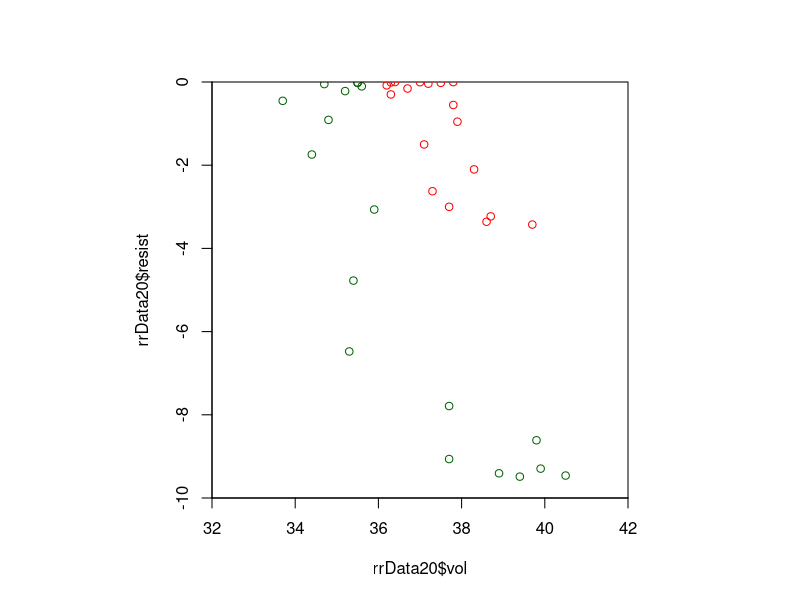

This figure's R source: (Note: this script raises an error after producing the figure.)
##plot resistivity reduction against water content
rrData20=data.frame(resist=c(-0.01109639,-0.02348743,-0.04964289,-0.10460372,-0.21900430,-0.45250017,-0.91054364,-1.74301179,-3.06526300,-4.77400123,-6.47778081,-7.78942356,-8.61220196,-9.06392609,-9.29393142,-9.40655558,-9.46064748,-9.48638590),
                    vol=c(35.5,35.5,34.7,35.6,35.2,33.7,34.8,34.4,35.9,35.4,35.3,37.7,39.8,37.7,39.9,38.9,40.5,39.4))
rrData60=data.frame(resist=c(-0.001269012,-0.002539575,-0.005080405,-0.010155933,-0.020272689,-0.040350589,-0.079856877,-0.156294442,-0.299486384,-0.552189028,-0.954489957,-1.500590135,-2.101050636,-2.625919385,-3.000312306,-3.230374971,-3.359034241,-3.427217344),
                    vol=c(36.4,37.8,37.0,36.3,37.5,37.2,36.2,36.7,36.3,37.8,37.9,37.1,38.3,37.3,37.7,38.7,38.6,39.7))

par(pty="s",xaxs="i",yaxs="i")
plot(rrData20$vol,rrData20$resist,col="dark green",ylim=c(-10,0),xlim=c(32,42))
points(rrData60$vol,rrData60$resist,col="red",ylim=c(-10,0),xlim=c(32,42))

##fit linear model
##linFit=lm(resist~vol,data=rrData20)
##summary(linFit)
##abline(linFit,col="dark green")
##newdata=data.frame(vol=seq(33,40,0.1))
##newdata["y"]=predict(linFit,newdata)




##Spezifischer Widerstand Leitungswasser
rho_w=20 ##Ohm m

##Tortuositaetsfaktor
a=1 ##0.6 bis 1.0

##Porositaet
theta=0.511

TDRdata
##initial saturation (TDR measurements before irrigation)
#s_init20=mean(c(36.5,36.4,35.0,36.4,34.9,35.2,35.8,35.5,35.5,35.7,35.5,35.3,34.6,34.7,35.5,35.5,34.7,35.6,35.2,33.7))/100
##measurements between 13:25
s_init20=mean(c(35.5,35.5,34.7,35.6,35.2,33.7))/100
s_init60=mean(c(36.4,37.8,37.0,36.3,37.5,37.2))/100

##Zementationsexponent
m=2

##Saettigungsexponent
n=0.5

##specify the number of data points
datapoints=10



##archie's law
##--> does not apply because of substantial clay fraction and therefore surface conductivity
##Archie-Gleichung fuer partielle Saettigung (Archie 1942)
# archie=function(rho_w,a,theta,m,S_w,n){
#   rho_b=rho_w*a*theta^(-m)*S_w^(-n)
#   return(rho_b)
# }
#
# par(mfrow=c(1,1))
# rho_s0=archie(rho_w,a,theta,m,s_init20/theta,n)
# ##vary saturation for measured value range
# data=data.frame()
# for (S_w in seq(s_init20/theta,0.42/theta,length.out=datapoints)){
#   rho_s=archie(rho_w,a,theta,m,S_w,n)
#   data=rbind(data,c(S_w,rho_s))
# }
#
# lines(theta*data[,1]*100,(data[,2]/rho_s0-1)*100,xlim=c(0.3,0.4),ylim=c(-30,0),type="l")




##derive soil type from german texture triangle
# require(soiltexture)
# soilData=data.frame(depth=c("0-10","10-20","20-30","40-50"),
#                     CLAY=c(12.2757,12.5509,14.9101,16.8005),
#                     SILT=c(72.8426,65.3664,69.3988,68.9310),
#                     SAND=c(14.8817,22.0828,15.6911,14.2686)
#                     )
#
# TT.plot(
#   class.sys="DE.BK94.TT",
#   tri.data=soilData[,c(2,3,4)],
#   grid.show=F,
#   col="red",
#   frame.bg.col="white",
#   font.main="Helvetica",
#   font="Helvetica",
#   fg="white",
#   lwd=1,
#   lwd.axis=0.5,
#   lwd.lab=0.5,
#   arrows.show=1
# )
##texture class according to BK94: Ut3 (mittel toniger Schluff)
##KAKpot after KA5 (2005, p. 369): 11 cmol/kg
##=0.11 meq/g
##or use formula: KAK [cmol/kg] = 0.5 * CLAY + 0.05 * SILT
##mean(soilData$CLAY)*0.5+mean(soilData$SILT)*0.05
##=0.1052 cmol/kg
##bulk density=1.34 g/cm3
##Q_v=0.11*1.34=0.15 meq/cm3



##get estimation from conductivity of water from measurements in the laternser valley
# conductivity=read.csv("http://ehyd.gv.at/eHYD/MessstellenExtraData/qu?id=395731&file=2",sep=";",dec=",",skip=23,header=F)
# names(conductivity)=c("datum","conductivity")
# head(conductivity)
#
# ##convert measurements to numbers
# conductivity$conductivity=as.numeric(conductivity$conductivity)
#
# mean(conductivity$conductivity)



##get estimation of water temperature
# temperature=read.csv("http://ehyd.gv.at/eHYD/MessstellenExtraData/qu?id=395731&file=4",sep=";",dec=",",skip=23,header=F)
# names(temperature)=c("datum","temperature")
# head(temperature)
# tail(temperature)
#
# ##convert measurements to numbers
# temperature$temperature=as.numeric(temperature$temperature)
#
# mean(temperature$temperature)



for (n in c(2,1,0.5)){
  
  ##Waxman and Smits (1968) after Cassiani etal 2009
  sigma_w=0.023
  Q_v=0.15
  
  waxman=function(s_init,theta,m,S_w,n,Q_v,sigma_w){
    B=(1.93*m)/(1+0.7/sigma_w)
    rr=(((s_init/theta)/S_w)^n)*(((B*Q_v)/(S_w)+sigma_w)/((B*Q_v)/(s_init/theta)+sigma_w))
    return(rr)
  }
  
  data=data.frame()
  for (S_w in seq(s_init20/theta,0.42/theta,length.out=datapoints)){
    rho_s=waxman(s_init20,theta,m,S_w,n,Q_v,sigma_w)
    data=rbind(data,c(S_w,rho_s))
  }
  
  lines(theta*data[,1]*100,(data[,2]-1)*100,xlim=c(0.3,0.4),ylim=c(-30,0),type="l")
  
  
  data=data.frame()
  for (S_w in seq(s_init60/theta,0.42/theta,length.out=datapoints)){
    rho_s=waxman(s_init60,theta,m,S_w,n,Q_v,sigma_w)
    data=rbind(data,c(S_w,rho_s))
  }
  
  lines(theta*data[,1]*100,(data[,2]-1)*100,xlim=c(0.3,0.4),ylim=c(-30,0),type="l")
  
}


##test temperature
# test=data.frame()
# for (t in 1:40){
#   rr=0.02125*(t-25)+1
#   test=rbind(test,c(t,rr))
# }
#
# plot(test,type="l")
# 